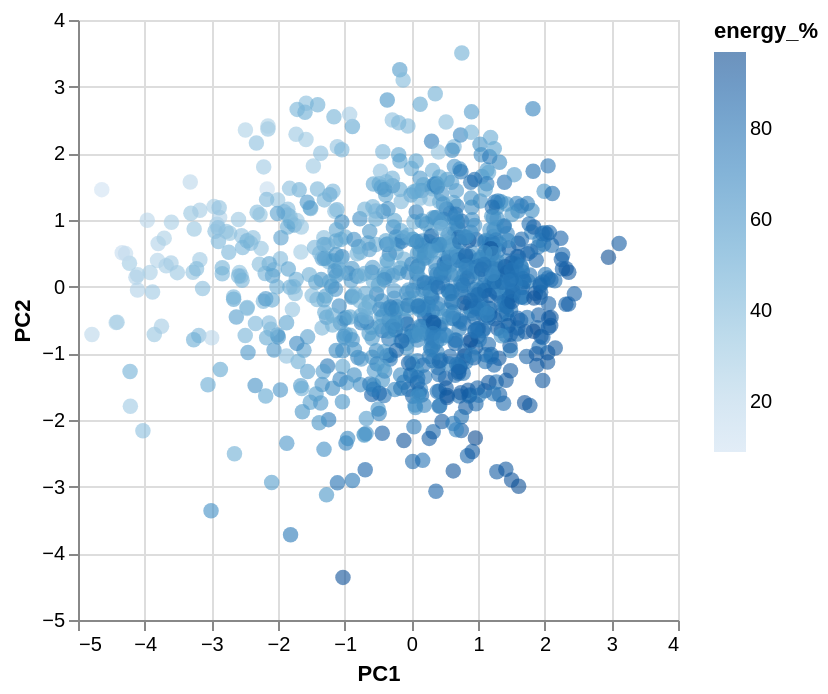

Notebook source saved alongside this figure:
### Markdown cell above
### 3. Does the color explain the picture?
You probably saw major/minor **doesn’t** cleanly separate. **# YOUR TURN:** recolor the *same* scatter by a continuous feature — `color='energy_%:Q'`. Does *that* line up with an axis? The layout is “about” whatever drives the **position**, which may be unrelated to **color**.

### Code cell
# YOUR TURN: recolor by a continuous feature, try different size, opacity, etc.
alt.Chart(d).mark_circle(size=60, opacity=0.6).encode(
     x='PC1:Q', y='PC2:Q', color='energy_%:Q',
     tooltip=['track_name:N','artist(s)_name:N']).interactive()

### Figure 1 — Vega-Lite specification as saved in the notebook (floating-point values rounded to 4 significant figures; data arrays with more than 128 entries replaced by an {"elided": "..."} marker saying what was removed)
{"config": {"view": {"continuousWidth": 300, "continuousHeight": 300}}, "data": {"name": "data-fea0005bcb0c959157109b81878ea955"}, "mark": {"type": "circle", "opacity": 0.6, "size": 60}, "encoding": {"color": {"field": "energy_%", "type": "quantitative"}, "tooltip": [{"field": "track_name", "type": "nominal"}, {"field": "artist(s)_name", "type": "nominal"}], "x": {"field": "PC1", "type": "quantitative"}, "y": {"field": "PC2", "type": "quantitative"}}, "params": [{"name": "param_3", "select": {"type": "interval", "encodings": ["x", "y"]}, "bind": "scales"}], "$schema": "https://vega.github.io/schema/vega-lite/v5.20.1.json", "datasets": {"data-fea0005bcb0c959157109b81878ea955": {"elided": "953 records"}}}
